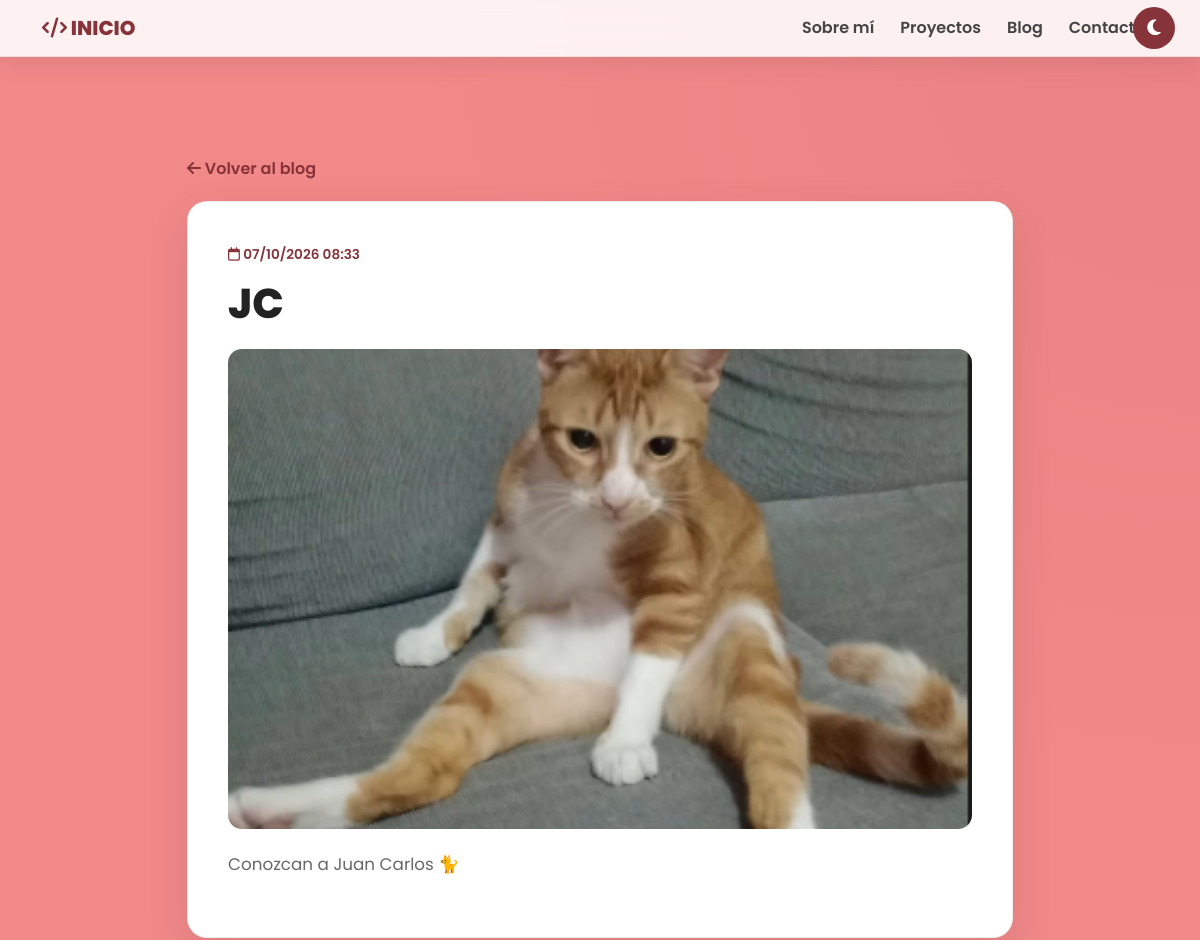
/blog/3/ (upper part), run on an earlier commit of the app's database.
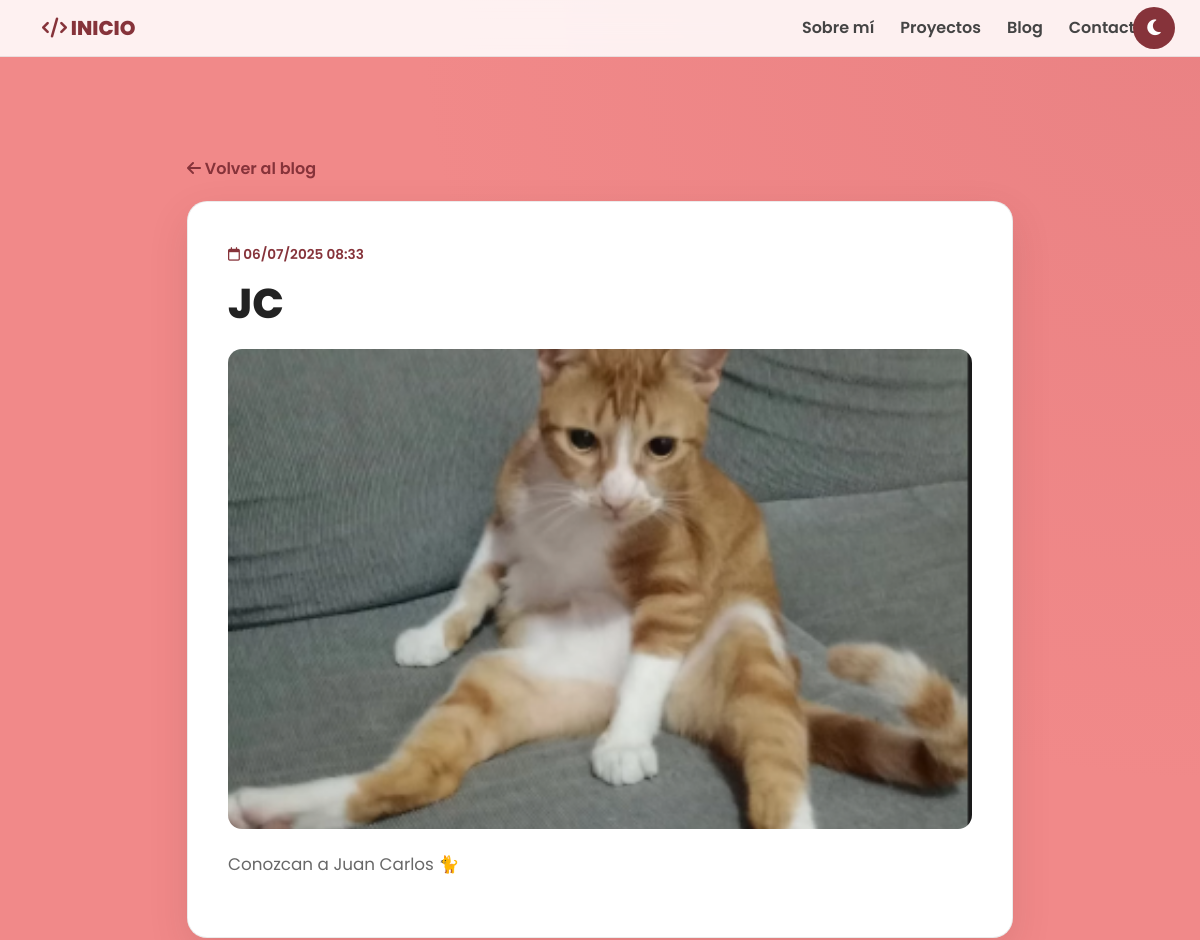
And on a later commit of the database.
### apps/models.py (models this page shows, shortened)
class Post(models.Model):
    titulo = models.CharField(max_length=200)
    contenido = models.TextField()
    imagen = models.ImageField(upload_to='posts/', blank=True, null=True)
    video = models.FileField(upload_to='videos/', blank=True, null=True)
    fecha = models.DateTimeField(default=timezone.now)
    tags = models.ManyToManyField(Tag, related_name='posts', blank=True)
    class Meta:
        ordering = ['-fecha']

### apps/views.py (the view)
# urls.py: path('blog/<int:pk>/', views.detalle, name='detalle'),
def detalle(request, pk):
    post = get_object_or_404(Post, pk=pk)
    if request.method == 'POST':
        form = ComentarioForm(request.POST)
        if form.is_valid():
            c = form.save(commit=False)
            c.post = post
            c.save()
            return redirect('detalle', pk=pk)
    else:
        form = ComentarioForm()
    return render(request, 'detalle.html', {'post': post, 'form': form})

### templates/detalle.html (shortened to what this page needs)
{% extends 'base.html' %}
{% block contenido %}
<section class="blog-section">
    <div class="container">
        <a href="{% url 'lista' %}" class="volver-link">
            <i class="fa-solid fa-arrow-left"></i> Volver al blog
        </a>
        <article class="post-detail">
            <span class="post-date">
                <i class="fa-regular fa-calendar"></i>
                {{ post.fecha|date:"d/m/Y H:i" }}
            </span>
            <h1>{{ post.titulo }}</h1>
            {% if post.imagen %}
            <img src="{{ post.imagen.url }}" alt="{{ post.titulo }}">
            {% endif %}
            <div class="post-body">
                {{ post.contenido|linebreaks }}
            </div>
        </article>
    </div>
</section>
{% endblock %}

What changed in the data, as far as the page shows it:
changed Post "JC": fecha "07/10/2026 08:33" → "06/07/2025 08:33"
